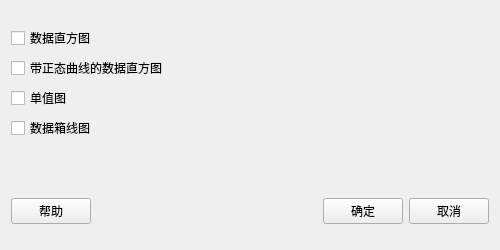
<?xml version="1.0" encoding="UTF-8"?>
<ui version="4.0">
 <class>Form</class>
 <widget class="QWidget" name="Form">
  <property name="geometry">
   <rect>
    <x>0</x>
    <y>0</y>
    <width>500</width>
    <height>250</height>
   </rect>
  </property>
  <property name="windowTitle">
   <string>显示描述性统计量</string>
  </property>
  <layout class="QVBoxLayout" name="verticalLayout_4">
   <item>
    <spacer name="verticalSpacer_3">
     <property name="orientation">
      <enum>Qt::Vertical</enum>
     </property>
     <property name="sizeType">
      <enum>QSizePolicy::Fixed</enum>
     </property>
     <property name="sizeHint" stdset="0">
      <size>
       <width>20</width>
       <height>15</height>
      </size>
     </property>
    </spacer>
   </item>
   <item>
    <layout class="QHBoxLayout" name="horizontalLayout_2">
     <item>
      <layout class="QVBoxLayout" name="verticalLayout">
       <item>
        <widget class="QCheckBox" name="checkBoxhist">
         <property name="text">
          <string>数据直方图</string>
         </property>
        </widget>
       </item>
       <item>
        <widget class="QCheckBox" name="checkBox_normal">
         <property name="text">
          <string>带正态曲线的数据直方图</string>
         </property>
        </widget>
       </item>
       <item>
        <widget class="QCheckBox" name="checkBox_value">
         <property name="text">
          <string>单值图</string>
         </property>
        </widget>
       </item>
       <item>
        <widget class="QCheckBox" name="checkBox_boxplot">
         <property name="text">
          <string>数据箱线图</string>
         </property>
        </widget>
       </item>
       <item>
        <spacer name="verticalSpacer_4">
         <property name="orientation">
          <enum>Qt::Vertical</enum>
         </property>
         <property name="sizeHint" stdset="0">
          <size>
           <width>20</width>
           <height>40</height>
          </size>
         </property>
        </spacer>
       </item>
      </layout>
     </item>
    </layout>
   </item>
   <item>
    <spacer name="verticalSpacer_5">
     <property name="orientation">
      <enum>Qt::Vertical</enum>
     </property>
     <property name="sizeType">
      <enum>QSizePolicy::Fixed</enum>
     </property>
     <property name="sizeHint" stdset="0">
      <size>
       <width>20</width>
       <height>15</height>
      </size>
     </property>
    </spacer>
   </item>
   <item>
    <spacer name="verticalSpacer">
     <property name="orientation">
      <enum>Qt::Vertical</enum>
     </property>
     <property name="sizeHint" stdset="0">
      <size>
       <width>20</width>
       <height>40</height>
      </size>
     </property>
    </spacer>
   </item>
   <item>
    <layout class="QHBoxLayout" name="horizontalLayout">
     <item>
      <widget class="QPushButton" name="pushButton_help">
       <property name="text">
        <string>帮助</string>
       </property>
      </widget>
     </item>
     <item>
      <spacer name="horizontalSpacer">
       <property name="orientation">
        <enum>Qt::Horizontal</enum>
       </property>
       <property name="sizeHint" stdset="0">
        <size>
         <width>40</width>
         <height>20</height>
        </size>
       </property>
      </spacer>
     </item>
     <item>
      <widget class="QPushButton" name="pushButton_ok">
       <property name="text">
        <string>确定</string>
       </property>
      </widget>
     </item>
     <item>
      <widget class="QPushButton" name="pushButton_cancel">
       <property name="text">
        <string>取消</string>
       </property>
      </widget>
     </item>
    </layout>
   </item>
   <item>
    <spacer name="verticalSpacer_2">
     <property name="orientation">
      <enum>Qt::Vertical</enum>
     </property>
     <property name="sizeType">
      <enum>QSizePolicy::Fixed</enum>
     </property>
     <property name="sizeHint" stdset="0">
      <size>
       <width>20</width>
       <height>15</height>
      </size>
     </property>
    </spacer>
   </item>
  </layout>
 </widget>
 <resources/>
 <connections/>
</ui>
